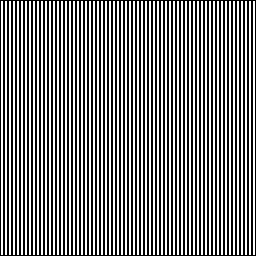
#> input picture 06-furijeova-transformacija/data/vertikalne_linije.gif, 256 x 256 px
$ jupyter execute '01-Furijeove transformacije jednostavnih slika.ipynb'
#> lines starting #> are read from the running program, lines starting #| are printed output that depends on the picture
# Furijeove transformacije jednostavnih slika

Sledeći primeri ilustruju kako izgledaju Furijeove transformacije nekih jednostavnih slika koje sadrže horizontalne, vertikalne ili dijagonalne linije.

[cell 1]
import numpy as np
from matplotlib import pyplot as plt

[cell 2]
from PIL import Image

Pre nego li iscrtamo spektre ovih funkcija, podsetimo se značenja `DC faktora` (engl. DC term) tj. nultog koeficijenta diskretne Furijeove transformacije.

Konstruisaćemo proizvoljnu sliku (matricu slučajnih vrednosti) dimenzije 32x32 piksela, a potom odrediti njenu diskretnu Furijeovu transformaciju.

[cell 3]
np.random.seed(1234)

[cell 4]
random_image = np.random.random_sample((32, 32))

[cell 5]
c = np.fft.fft2(random_image)

[cell 6]
DC_term = c[0][0]
print('DC faktor: ', DC_term)

[cell 7]
sum_of_the_input_signal = np.sum(random_image)

[cell 8]
print('Suma vrednosti ulaznog signala: ', sum_of_the_input_signal)

Kao što možemo videti, DC faktor je jednak sumi vrednosti ulaznog signala.

Dalje, napisaćemo funkciju koja će prikazivati uporedo zadatu sliku i njen Furijeov spektar.

[cell 9]
def show_spectar(image):
    c = np.fft.fft2(image)
    c_shifted = np.fft.fftshift(c)

    fig, (ax1, ax2) = plt.subplots(1, 2, figsize=(10,10))

    ax1.imshow(image, cmap='gray')
    ax1.axis('off')
    ax1.set_title('Originalna slika')

    # alternativna skala za prikaz
    # ax2.imshow(np.log(np.abs(c_shifted)+1), cmap='gray')
    ax2.imshow(np.abs(c_shifted), cmap='gray')

    ax2.axis('off')
    ax2.set_title('Spektar')

    plt.show()

## Prikaz vertikalnih linija

[cell 10]
vertical_lines = Image.open('data/vertikalne_linije.gif')
#> vertical_lines is the input picture: PIL image 256x256 P; min 0, max 255, mean 127

[cell 11]
vertical_lines.size
#> Out = (256, 256)

[cell 12]
show_spectar(vertical_lines)
#> in show_spectar, `plt.show()`:
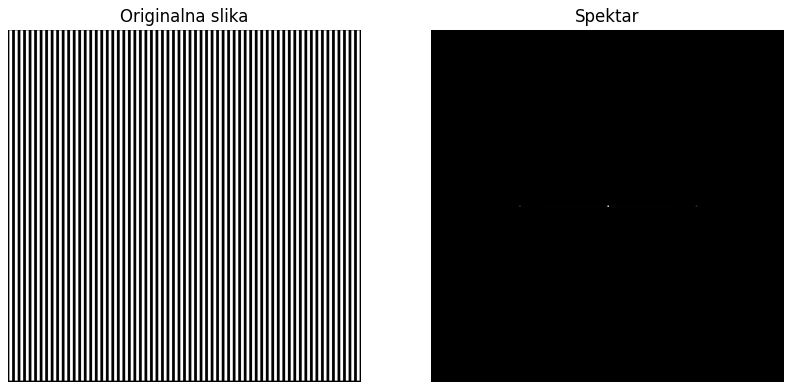
#> figure drawn by matplotlib, 2 panels

Spektar sadrži samo centralnu frekvenciju i dve simetrične frekvencije duž horizontale koja polovi kvadrat.

## Prikaz horizontalnih linija

[cell 13]
horizontal_lines = vertical_lines.rotate(angle=90)
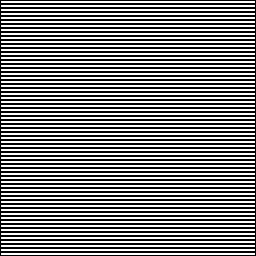
#> horizontal_lines: PIL image 256x256 P; min 0, max 255, mean 127

[cell 14]
show_spectar(horizontal_lines)
#> in show_spectar (call 2), `plt.show()`:
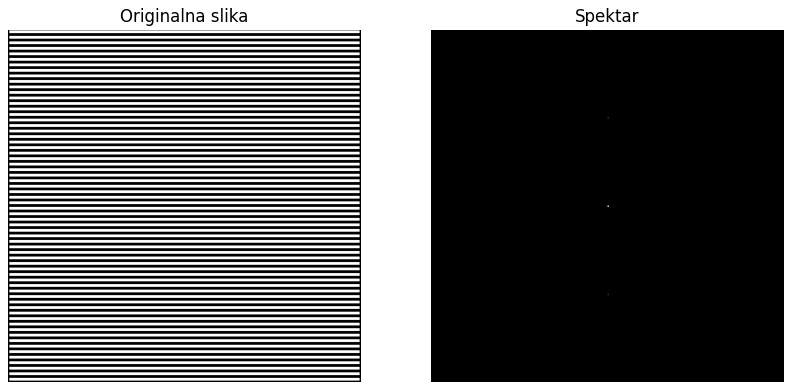
#> figure drawn by matplotlib, 2 panels

Ovaj spektar sadrži samo centralnu frekvenciju i dve simetrične frekvencije duž vertikale koja polovi kvadrat. Možemo primetiti da je, takođe, zarotiran za 90 stepeni u odnosu na prethodni spektar.

## Prikaz dijagonalnih linija

[cell 15]
diagonals = Image.open('data/dijagonalne_linije.gif')
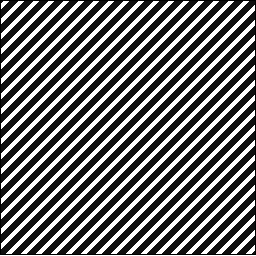
#> input picture 06-furijeova-transformacija/data/dijagonalne_linije.gif, 256 x 256 px
#> diagonals is the input picture: PIL image 256x256 P; min 0, max 255, mean 110.4

[cell 16]
diagonals.size
#> Out = (256, 256)

[cell 17]
show_spectar(diagonals)
#> in show_spectar (call 3), `plt.show()`:
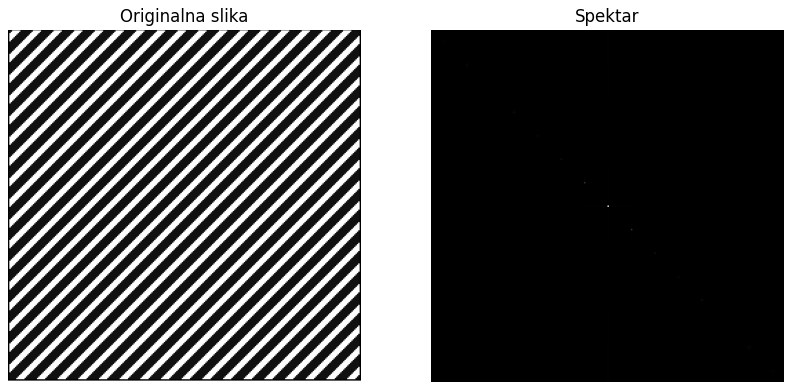
#> figure drawn by matplotlib, 2 panels

Spektar ove slike sadrži duž glavne dijagonale nekoliko frekvencija skoncentrisanih oko centra.

## Prikaz kućice

[cell 18]
house = Image.open('data/house.gif')
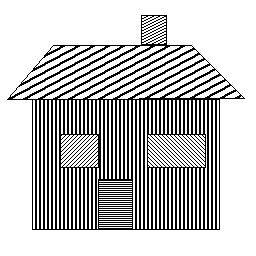
#> input picture 06-furijeova-transformacija/data/house.gif, 256 x 256 px
#> house is the input picture: PIL image 256x256 P; min 0, max 255, mean 193.8

[cell 19]
house.size
#> Out = (256, 256)

[cell 20]
show_spectar(house)
#> in show_spectar (call 4), `plt.show()`:
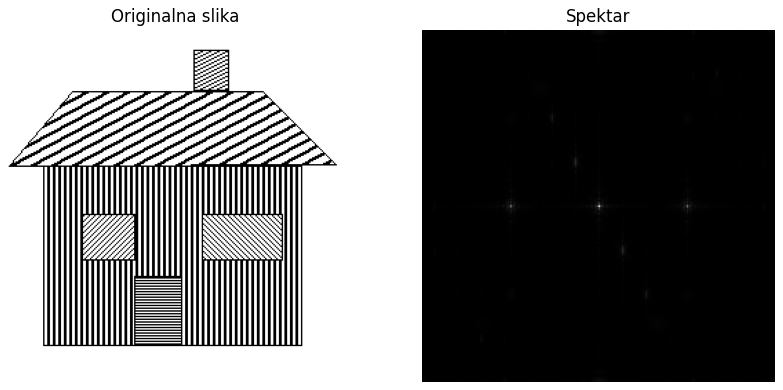
#> figure drawn by matplotlib, 2 panels
